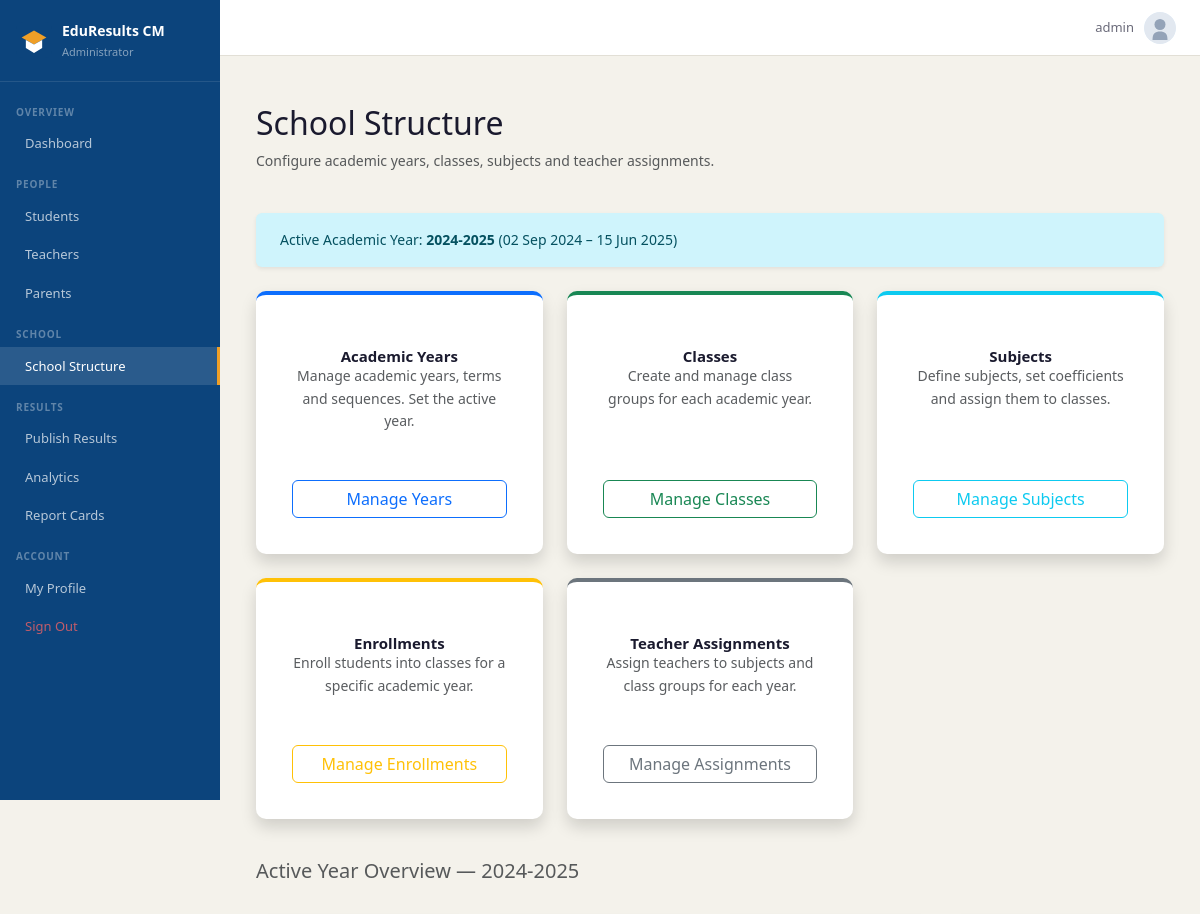
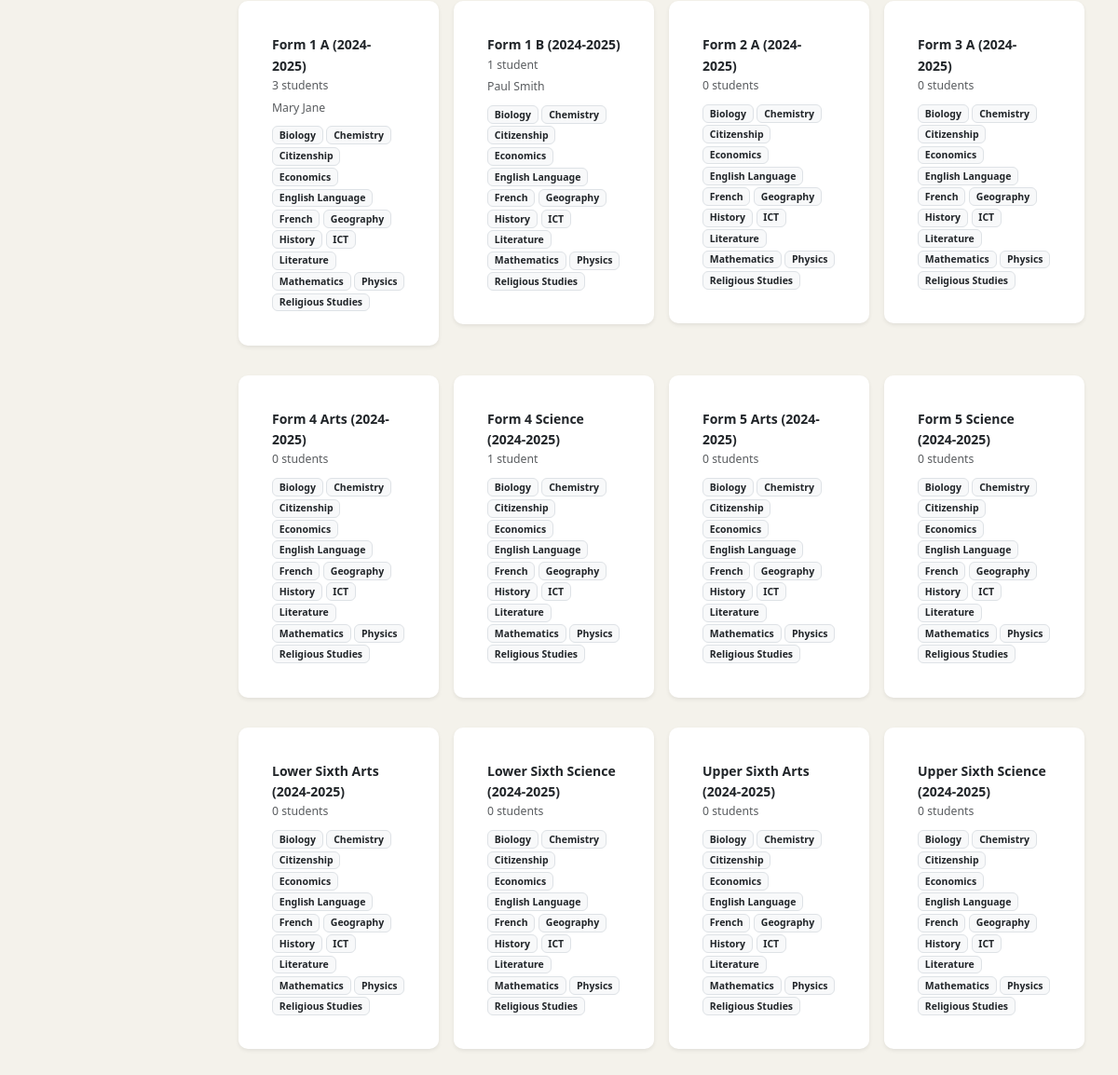
/school/structure/ (signed in), run on the app's committed database (2 pictures, top to bottom).
### accounts/models.py (models this page shows, shortened)
class User(AbstractUser):
    ROLE_CHOICES = [
        ('admin',   'Administrator'),
        ('teacher', 'Teacher'),
        ('student', 'Student'),
        ('parent',  'Parent'),
    ]
    role = models.CharField(max_length=10, choices=ROLE_CHOICES, default='student')
    def is_admin(self):   return self.role == 'admin'

class Teacher(models.Model):
    user           = models.OneToOneField(User, on_delete=models.CASCADE,
                                          related_name='teacher_profile')
    staff_id       = models.CharField(max_length=20, unique=True)
    specialisation = models.CharField(max_length=100, blank=True)

### school/models.py (models this page shows, shortened)
class AcademicYear(models.Model):
    label      = models.CharField(max_length=20)        # e.g. "2024-2025"
    start_date = models.DateField()
    end_date   = models.DateField()
    is_active  = models.BooleanField(default=False)
    def __str__(self):
        return self.label
    class Meta:
        ordering = ['-start_date']

class Class(models.Model):
    academic_year = models.ForeignKey(AcademicYear, on_delete=models.CASCADE,
                                      related_name='classes')
    level         = models.CharField(max_length=20, choices=CLASS_LEVELS)
    suffix        = models.CharField(max_length=3, blank=True)   # e.g. "A", "B"
    class_teacher = models.ForeignKey(Teacher, null=True, blank=True,
                                      on_delete=models.SET_NULL,
                                      related_name='class_teacher_of')
    def __str__(self):
        return f"{self.level}{' ' + self.suffix if self.suffix else ''} ({self.academic_year})"
    class Meta:
        ordering = ['academic_year', 'level', 'suffix']
        verbose_name_plural = 'Classes'

class Subject(models.Model):
    LANGUAGE_CHOICES = [
        ('english',   'English'),
        ('french',    'French'),
        ('bilingual', 'Bilingual'),
    ]
    name        = models.CharField(max_length=100)
    coefficient = models.PositiveIntegerField(default=1)
    language    = models.CharField(max_length=10, choices=LANGUAGE_CHOICES,
                                   default='english')
    classes     = models.ManyToManyField(Class, related_name='subjects', blank=True)
    class Meta:
        ordering = ['name']

### school/views.py (the view)
# urls.py: path('structure/', views.school_structure, name='structure'),
@login_required
@role_required('admin')
def school_structure(request):
    active_year = AcademicYear.objects.filter(is_active=True).first()
    classes = []
    if active_year:
        classes = Class.objects.filter(academic_year=active_year).prefetch_related('subjects', 'enrollments')
    return render(request, 'school/structure.html', {
        'active_year': active_year,
        'classes': classes,
    })

### templates/school/structure.html (shortened to what this page needs)
{% extends 'base.html' %}
{% block nav_structure %}active{% endblock %}
{% block content %}
<div class="container mt-4">
    <div class="row mb-4 align-items-center">
        <div class="col">
            <h2>School Structure</h2>
            <p class="text-muted">Configure academic years, classes, subjects and teacher assignments.</p>
        </div>
    </div>
    {% if active_year %}
    <div class="alert alert-info border-0 shadow-sm mb-4">
        Active Academic Year: <strong>{{ active_year.label }}</strong>
        ({{ active_year.start_date|date:"d M Y" }} – {{ active_year.end_date|date:"d M Y" }})
    </div>
    {% endif %}
    <div class="row g-4">
        <div class="col-md-4">
            <div class="card shadow h-100 border-0 border-top border-primary border-4">
                <div class="card-body text-center d-flex flex-column">
                    <h5 class="card-title">Academic Years</h5>
                    <p class="card-text text-muted flex-grow-1">Manage academic years, terms and sequences. Set the active year.</p>
                    <a href="{% url 'school:academic_years' %}" class="btn btn-outline-primary mt-3">Manage Years</a>
                </div>
            </div>
        </div>
        <div class="col-md-4">
            <div class="card shadow h-100 border-0 border-top border-success border-4">
                <div class="card-body text-center d-flex flex-column">
                    <h5 class="card-title">Classes</h5>
                    <p class="card-text text-muted flex-grow-1">Create and manage class groups for each academic year.</p>
                    <a href="{% url 'school:classes' %}" class="btn btn-outline-success mt-3">Manage Classes</a>
                </div>
            </div>
        </div>
        <div class="col-md-4">
            <div class="card shadow h-100 border-0 border-top border-info border-4">
                <div class="card-body text-center d-flex flex-column">
                    <h5 class="card-title">Subjects</h5>
                    <p class="card-text text-muted flex-grow-1">Define subjects, set coefficients and assign them to classes.</p>
                    <a href="{% url 'school:subjects' %}" class="btn btn-outline-info mt-3">Manage Subjects</a>
                </div>
            </div>
        </div>
        <div class="col-md-4">
            <div class="card shadow h-100 border-0 border-top border-warning border-4">
                <div class="card-body text-center d-flex flex-column">
                    <h5 class="card-title">Enrollments</h5>
                    <p class="card-text text-muted flex-grow-1">Enroll students into classes for a specific academic year.</p>
                    <a href="{% url 'school:enrollments' %}" class="btn btn-outline-warning mt-3">Manage Enrollments</a>
                </div>
            </div>
        </div>
        <div class="col-md-4">
            <div class="card shadow h-100 border-0 border-top border-secondary border-4">
                <div class="card-body text-center d-flex flex-column">
                    <h5 class="card-title">Teacher Assignments</h5>
                    <p class="card-text text-muted flex-grow-1">Assign teachers to subjects and class groups for each year.</p>
                    <a href="{% url 'school:assignments' %}" class="btn btn-outline-secondary mt-3">Manage Assignments</a>
                </div>
            </div>
        </div>
    </div>
    {% if active_year %}
    <div class="row g-3 mt-4">
        <div class="col-12">
            <h5 class="text-muted mb-3">Active Year Overview — {{ active_year.label }}</h5>
        </div>
        {% for cls in classes %}
        <div class="col-md-3">
            <div class="card border-0 shadow-sm">
                <div class="card-body">
                    <div class="fw-bold">{{ cls }}</div>
                    <div class="text-muted small">
                        {{ cls.enrollments.count }} student{{ cls.enrollments.count|pluralize }}
                    </div>
                    {% if cls.class_teacher %}
                    <div class="text-muted small mt-1">
                         {{ cls.class_teacher.user.get_full_name }}
                    </div>
                    {% endif %}
                    <div class="mt-2">
                        {% for subj in cls.subjects.all %}
                        <span class="badge bg-light text-dark border">{{ subj.name }}</span>
                        {% endfor %}
                    </div>
                </div>
            </div>
        </div>
        {% endfor %}
    </div>
    {% endif %}
</div>
{% endblock %}

### templates/base.html (shortened to what this page needs)
{% load static %}
<!DOCTYPE html>
<html lang="en">
<head>
  <link href="https://cdn.jsdelivr.net/npm/bootstrap@5.3.3/dist/css/bootstrap.min.css" rel="stylesheet">
  <link href="https://cdn.jsdelivr.net/npm/@tabler/icons-webfont@latest/dist/tabler-icons.min.css" rel="stylesheet">
  <link href="{% static 'css/main.css' %}" rel="stylesheet">
</head>
<body>
{% if user.is_authenticated %}
<div class="app-layout">
  <aside class="sidebar" id="sidebar">
    <a href="{% url 'accounts:dashboard' %}" class="sidebar-logo" style="text-decoration: none;">
      <div class="sidebar-logo-icon" style="background: transparent;">
        <img src="{% static 'img/favicon.svg' %}" alt="Logo" style="width: 36px; height: 36px;">
      </div>
      <div>
        <div class="sidebar-app-name text-white">EduResults CM</div>
        <div class="sidebar-role">
          {% if user.is_admin %}Administrator
          {% elif user.is_teacher %}Teacher Portal
          {% elif user.is_student %}Student Portal
          {% elif user.is_parent %}Parent Portal
          {% endif %}
        </div>
      </div>
    </a>
    <nav class="sidebar-nav">
      {% if user.is_admin %}
      <div class="nav-section">Overview</div>
      <a href="{% url 'accounts:dashboard' %}" class="nav-item {% block nav_dashboard %}{% endblock %}">
         Dashboard
      </a>
      <div class="nav-section">People</div>
      <a href="{% url 'accounts:manage_students' %}" class="nav-item {% block nav_students %}{% endblock %}">
         Students
      </a>
      <a href="{% url 'accounts:manage_teachers' %}" class="nav-item {% block nav_teachers %}{% endblock %}">
         Teachers
      </a>
      <a href="{% url 'accounts:manage_parents' %}" class="nav-item {% block nav_parents %}{% endblock %}">
         Parents
      </a>
      <div class="nav-section">School</div>
      <a href="{% url 'school:structure' %}" class="nav-item {% block nav_structure %}{% endblock %}">
         School Structure
      </a>
      <div class="nav-section">Results</div>
      <a href="{% url 'school:publish_sequence' %}" class="nav-item {% block nav_marks %}{% endblock %}">
         Publish Results
      </a>
      <a href="{% url 'reports:analytics' %}" class="nav-item {% block nav_analytics %}{% endblock %}">
         Analytics
      </a>
      <a href="{% url 'reports:admin_hub' %}" class="nav-item {% block nav_reports %}{% endblock %}">
         Report Cards
      </a>
      {% endif %}
      <div class="nav-section">Account</div>
      <a href="{% url 'accounts:password_change' %}" class="nav-item {% block nav_profile %}{% endblock %}">
         My Profile
      </a>
      <a href="{% url 'accounts:logout' %}" class="nav-item nav-item-danger">
         Sign Out
      </a>
    </nav>
  </aside>
  <div class="main-wrapper">
    <header class="topbar">
      <a href="{% url 'accounts:password_change' %}" class="topbar-user text-decoration-none text-dark">
        <span class="topbar-name">{{ user.get_full_name|default:user.username }}</span>
        <img class="topbar-avatar" src="{% static 'img/default-avatar.svg' %}" alt="Avatar">
      </a>
    </header>
    <main class="main-content">
      {% block content %}{% endblock %}
    </main>
  </div>
</div>
{% else %}
  {% block auth_content %}{% endblock %}
{% endif %}
</body>
</html>

### static/css/main.css (style rules this page uses)
:root { --navy: #0C447C; --navy-mid: #378ADD; --navy-light: #E6F1FB; --amber: #BA7517; --amber-mid: #EF9F27; --amber-light:#FAEEDA; --teal: #0F6E56; --teal-light: #E1F5EE; --red: #A32D2D; --red-light: #FCEBEB; --surface: #F4F2EB; --border: #E2DFD6; --text: #1A1A2E; --text-muted: #6B6B7A; --white: #FFFFFF; --sidebar-w: 220px; }
*, *::before, *::after { box-sizing: border-box; margin: 0; padding: 0; }
body { font-family: 'Segoe UI', Arial, sans-serif; background: var(--surface); color: var(--text); font-size: 14px; line-height: 1.6; }
a { color: var(--navy-mid); text-decoration: none; }
.app-layout { display: flex; min-height: 100vh; overflow-x: hidden; }
.sidebar { width: var(--sidebar-w); background: var(--navy); display: flex; flex-direction: column; flex-shrink: 0; position: fixed; top: 0; left: 0; height: 100vh; overflow-y: auto; z-index: 100; transition: transform .25s ease; }
.sidebar-logo { display: flex; align-items: center; gap: 10px; padding: 1.25rem 1rem; border-bottom: 1px solid rgba(255,255,255,.1); }
.sidebar-logo-icon { width: 36px; height: 36px; background: rgba(255,255,255,.15); border-radius: 8px; display: flex; align-items: center; justify-content: center; font-size: 18px; color: #fff; flex-shrink: 0; }
.sidebar-app-name { font-size: 14px; font-weight: 600; color: #fff; }
.sidebar-role { font-size: 11px; color: rgba(255,255,255,.5); margin-top: 1px; }
.sidebar-nav { padding: .5rem 0 1rem; flex: 1; }
.nav-section { font-size: 10px; font-weight: 600; color: rgba(255,255,255,.35); text-transform: uppercase; letter-spacing: .08em; padding: .85rem 1rem .3rem; }
.nav-item { display: flex; align-items: center; gap: 9px; padding: .55rem 1rem; font-size: 13px; color: rgba(255,255,255,.7); transition: all .15s; border-right: 3px solid transparent; }
.nav-item.active { background: rgba(255,255,255,.12); color: #fff; border-right-color: var(--amber-mid); }
.nav-item-danger { color: rgba(255,100,100,.75) !important; }
.main-wrapper { margin-left: var(--sidebar-w); flex: 1; display: flex; flex-direction: column; min-height: 100vh; }
.topbar { height: 56px; background: var(--white); border-bottom: 1px solid var(--border); display: flex; align-items: center; padding: 0 1.5rem; gap: 1rem; position: sticky; top: 0; z-index: 50; }
.topbar-user { display: flex; align-items: center; gap: 10px; }
.topbar-name { font-size: 13px; color: var(--text-muted); }
.topbar-avatar { width: 32px; height: 32px; background: var(--navy-light); color: var(--navy); border-radius: 50%; display: flex; align-items: center; justify-content: center; font-size: 12px; font-weight: 700; }
.main-content { padding: 1.5rem; flex: 1; }
.card { background: var(--white); border: 1px solid var(--border); border-radius: 10px; padding: 1.25rem; margin-bottom: 1rem; }
.card-title { font-size: 15px; font-weight: 600; color: var(--text); margin: 0; }

### data on the page
User: get_full_name "admin"
AcademicYear: label "2024-2025", start_date "02 Sep 2024", end_date "15 Jun 2025"
Class: level+suffix+academic_year "Form 1 A (2024-2025)", enrollments.count "3", class_teacher.user.get_full_name "Mary Jane"
Subject: name "Biology"
Subject: name "Chemistry"
Subject: name "Citizenship"
Subject: name "Economics"
Subject: name "English Language"
Subject: name "French"
Subject: name "Geography"
Subject: name "History"
Subject: name "ICT"
Subject: name "Literature"
Subject: name "Mathematics"
Subject: name "Physics"
Subject: name "Religious Studies"
Class: level+suffix+academic_year "Form 1 B (2024-2025)", enrollments.count "1", class_teacher.user.get_full_name "Paul Smith"
Class: level+suffix+academic_year "Form 2 A (2024-2025)", enrollments.count "0"
Class: level+suffix+academic_year "Form 3 A (2024-2025)", enrollments.count "0"
Class: level+suffix+academic_year "Form 4 Arts (2024-2025)", enrollments.count "0"
Class: level+suffix+academic_year "Form 4 Science (2024-2025)", enrollments.count "1"
Class: level+suffix+academic_year "Form 5 Arts (2024-2025)", enrollments.count "0"
Class: level+suffix+academic_year "Form 5 Science (2024-2025)", enrollments.count "0"
Class: level+suffix+academic_year "Lower Sixth Arts (2024-2025)", enrollments.count "0"
Class: level+suffix+academic_year "Lower Sixth Science (2024-2025)", enrollments.count "0"
Class: level+suffix+academic_year "Upper Sixth Arts (2024-2025)", enrollments.count "0"
Class: level+suffix+academic_year "Upper Sixth Science (2024-2025)", enrollments.count "0"
